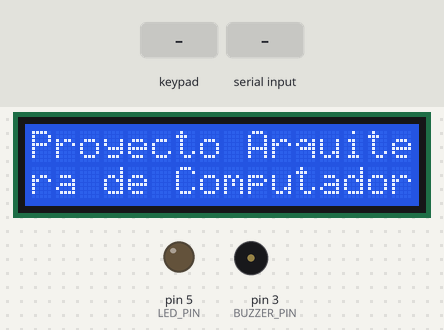
A sketch run on a simulated Arduino Uno, built with avr-gcc and run on an emulated ATmega328P. On the bench: 16×2 character LCD, output pins drawn as LEDs (lit = HIGH), buzzer (waves = sounding, pin HIGH). The test bench sets the inputs (shaded band). EEPROM starts erased; what the sketch prints to the serial monitor is not drawn.

Above: at 2.2 s.
At 7.3 s:
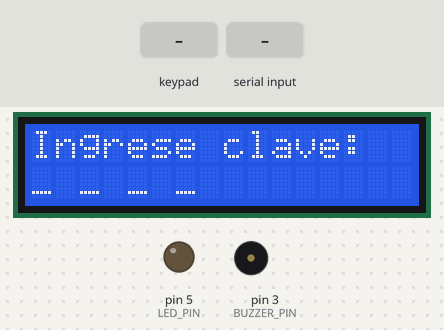
7.4 s: keypad keys 1 3 1 2 1 1 1 0 pressed 0.4 s apart
At 9.0 s:
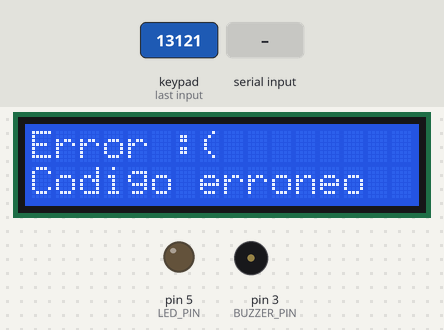
12.2 s: "OPEN\n" received over the second serial link
At 17.6 s:
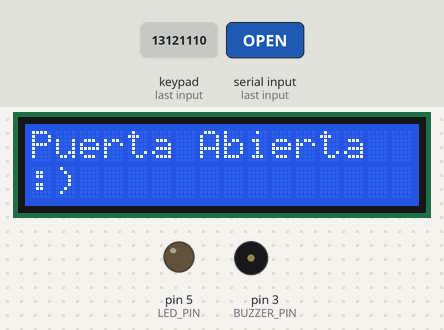
Timing chart, 0 to 19.1 s (numbered marks = the images above; inputs shaded):
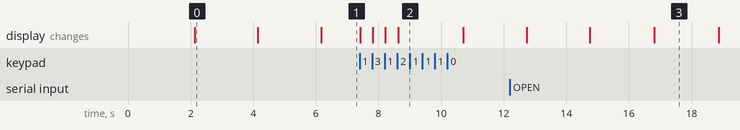

The sketch:

aduino-2.ino
```cpp
#include <Keypad.h>
#include <Wire.h>
#include <LiquidCrystal_I2C.h>
#include <EEPROM.h>
#include <SoftwareSerial.h>

// Definición de pines y configuración del teclado 4x4
const byte filas = 4;
const byte columnas = 4;
byte pinesFilas[] = {13, 12, 11, 10};
byte pinesColumnas[] = {9, 8, 7, 6};
char teclas[4][4] = {
  {'1', '2', '3', 'A'},
  {'4', '5', '6', 'B'},
  {'7', '8', '9', 'C'},
  {'*', '0', '#', 'D'}
};
Keypad tecladoUno = Keypad(makeKeymap(teclas), pinesFilas, pinesColumnas, filas, columnas);

// Configuración del LCD
LiquidCrystal_I2C lcd1(0x27, 16, 2); // Dirección I2C del primer LCD

// Pines del LED, buzzer, sensor de temperatura TMP36 y sensor PIR
#define LED_PIN 5
#define BUZZER_PIN 3
#define TEMP_PIN A0
#define PIR_PIN 4

// Almacena la clave ingresada
char clave[5] = "";
int indiceClave = 0;

// Definición de los pines para el módulo Bluetooth
SoftwareSerial bluetooth(2, 3); // RX, TX

void setup() {
  Serial.begin(9600); // Comunicación con el segundo Arduino
  bluetooth.begin(9600); // Comunicación Bluetooth
  guardarCodigo(0, "5678");
  guardarCodigo(5, "9856");
  inicializarLCD();
  inicializarPines();
}

void loop() {


  verificarTeclaPresionada();

  verificarComandoSerial();
}

void inicializarLCD() {
  lcd1.init();
  lcd1.clear();
  delay(2000);
  lcd1.backlight();
  mostrarMensaje("Proyecto Arquitectu");
  mostrarMensajeSegundaLinea("ra de Computadoras");
  delay(2000);
  mostrarMensaje("Bienvenid@");
  delay(2000);
  lcd1.clear();
  mostrarMensaje("Ingrese clave:");
  mostrarMensajeSegundaLinea("_ _ _ _");
}

void inicializarPines() {
  pinMode(LED_PIN, OUTPUT);
  pinMode(BUZZER_PIN, OUTPUT);
  pinMode(PIR_PIN, INPUT);
}

void verificarTeclaPresionada() {
  char tecla_presionada = tecladoUno.getKey();

  if (tecla_presionada != NO_KEY) {
    Serial.print("Tecla: ");
    Serial.println(tecla_presionada);

    if (indiceClave < 4) {
      clave[indiceClave] = tecla_presionada;
      indiceClave++;
    }

    lcd1.setCursor(0, 1);
    for (int i = 0; i < 4; i++) {
      lcd1.print(clave[i]);
      lcd1.print(' ');
    }
    if (indiceClave == 4) {
      // Verificar código
      if (verificarCodigoEEPROM(0, clave) || verificarCodigoEEPROM(5, clave)) {
        mostrarMensaje("Puerta Abierta");
        mostrarMensajeSegundaLinea(":)");

        // Enviar señal al segundo Arduino para abrir la puerta
        Serial.println("OPEN");
        bluetooth.println("OPEN"); // Enviar comando al módulo Bluetooth
        delay(10000);
        inicializarLCD();
      } else {
        mostrarMensaje("Error :(");
        mostrarMensajeSegundaLinea("Codigo erroneo");
        delay(2000);
        inicializarLCD();
      }
      // Resetear clave para nuevo intento
      indiceClave = 0;
      memset(clave, '_', 4);
    }
  }
}

void verificarComandoSerial() {
  if (bluetooth.available() > 0) {
    String comando = bluetooth.readStringUntil('\n');
    comando.trim();
    if (comando == "OPEN") {
      Serial.println("OPEN");
       mostrarMensaje("Puerta Abierta");
        mostrarMensajeSegundaLinea(":)");
      delay(2000);
        inicializarLCD();
    }
  }
}

bool verificarCodigoEEPROM(int direccion, const char* codigo) {
  for (int i = 0; i < 4; i++) {
    if (EEPROM.read(direccion + i) != codigo[i]) {
      return false;
    }
  }
  return true;
}

void guardarCodigo(int direccion, const char* codigo) {
  for (int i = 0; i < 4; i++) {
    EEPROM.write(direccion + i, codigo[i]);
  }
}

// Función para mostrar mensajes en el LCD
void mostrarMensaje(const char* mensaje) {
  lcd1.clear();
  lcd1.setCursor(0, 0);
  lcd1.print(mensaje);
}

void mostrarMensajeSegundaLinea(const char* mensaje) {
  lcd1.setCursor(0, 1);
  lcd1.print(mensaje);
}
```

Measured:
- after the input at 7.4 s, the display: first changes at once (image 2 shows a later state)
- after the input at 12.2 s, the display: first differs from a run without the input after 4.6 s (image 3)
- what the display in image 0 shows lasts 2.0 s, from 2.1 s to 4.1 s
